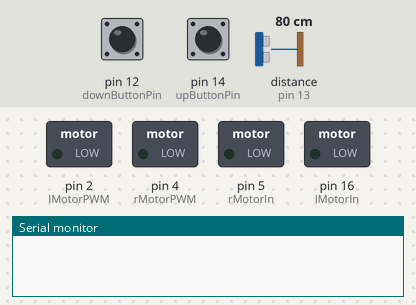
Recording of a sketch running on a simulated Arduino Uno, built for the host (arithmetic inside an expression is 32-bit, double 64-bit). On the bench: switched loads named in the sketch (green lamp = pin HIGH), the last lines printed to the serial monitor. The inputs (shaded band) are chosen by the test bench; at power-on: pin 12 (downButtonPin) HIGH, pin 14 (upButtonPin) HIGH, distance to the obstacle (sensor on pin 13) 80 cm. The echo pulse lasts 58.3 µs per cm; EEPROM starts erased.

Above: at 1.2 s.
1.3 s: pin 12 (downButtonPin) pulled LOW for 1 s
At 2.08 s:
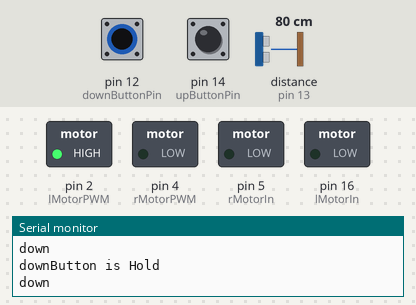
3.8 s: pin 14 (upButtonPin) pulled LOW for 1 s
At 4.63 s:
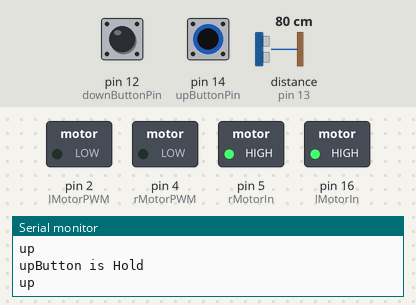
10.7 s: pin 14 (upButtonPin) pulled LOW for 3.2 s
At 14.9 s:
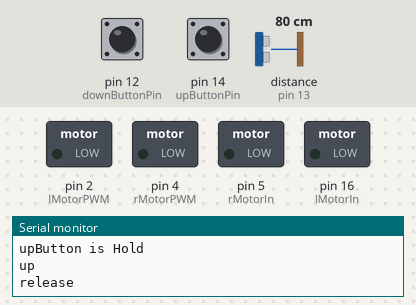
15.4 s: pin 12 (downButtonPin) pulled LOW for 3.2 s
At 16.5 s:
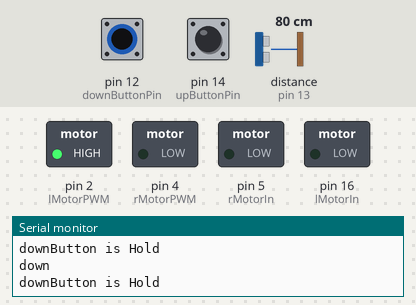
Timing chart, 0 to 20.2 s (numbered marks = the images above; inputs shaded):
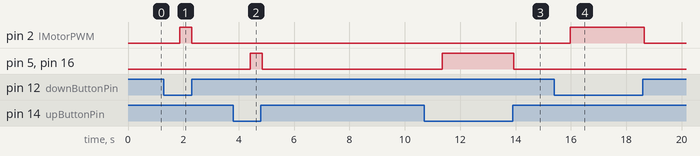

The sketch:

TableControl.ino
```cpp
#include <Arduino.h>
#include "TableControl.h"
#include "preferences.h"

unsigned long tmr = 0;

// Создание объекта стола
TableControl table(rMotorIn, rMotorPWM, lMotorIn, lMotorPWM, trigPin, echoPin, upButtonPin, downButtonPin, minHeight, maxHeight, inertiaСompensation);

void setup() {
    Serial.begin(9600);

    pinMode(rMotorIn, OUTPUT);
    pinMode(rMotorPWM, OUTPUT);
    pinMode(lMotorIn, OUTPUT);
    pinMode(lMotorPWM, OUTPUT);
}

void loop() {
  if (millis() - tmr > 80) {
    table.update();

    tmr = millis();
  }
}
```

MotorControl.cpp
```cpp
#include "MotorControl.h"
#include "preferences.h"

MotorControl::MotorControl(int rMotorIn, int rMotorPWM, int lMotorIn, int lMotorPWM) {
    _rMotorIn = rMotorIn;
    _rMotorPWM = rMotorPWM;
    _lMotorIn = lMotorIn;
    _lMotorPWM = lMotorPWM;
}

void MotorControl::moveUp() {
    digitalWrite(_rMotorIn, HIGH);
    analogWrite(_rMotorPWM, (-motorPower) * rMotorBalanceFactor);
    digitalWrite(_lMotorIn, HIGH);
    analogWrite(_lMotorPWM, (-motorPower) * lMotorBalanceFactor);
}

void MotorControl::moveDown() {
    digitalWrite(_rMotorIn, LOW);
    analogWrite(_rMotorPWM, motorPower * rMotorBalanceFactor);
    digitalWrite(_lMotorIn, LOW);
    analogWrite(_lMotorPWM, motorPower * lMotorBalanceFactor);
}

void MotorControl::moveStop() {
    digitalWrite(_rMotorIn, LOW);
    digitalWrite(_rMotorPWM, LOW);
    digitalWrite(_lMotorIn, LOW);
    digitalWrite(_lMotorPWM, LOW);
}
```

MotorControl.h
```cpp
#pragma once

#include <Arduino.h>

class MotorControl {
private:
    int _rMotorIn, _rMotorPWM, _lMotorIn, _lMotorPWM;

public:
    MotorControl(int rMotorIn, int rMotorPWM, int lMotorIn, int lMotorPWM);

    void moveUp();

    void moveDown();

    void moveStop();

};
```

TableControl.cpp
```cpp
#include "TableControl.h"
#include "preferences.h"

TableControl::TableControl(int rMotorIn, int rMotorPWM, int lMotorIn, int lMotorPWM, int trigPin, int echoPin, int upButtonPin, int downButtonPin, int minHeight, int maxHeight, int inertiaСompensation) : motor(rMotorIn, rMotorPWM, lMotorIn, lMotorPWM), sensor(trigPin, echoPin), upButton(upButtonPin), downButton(downButtonPin) {
  compensation = inertiaСompensation; //компенcируем инерцию стола

  _ultrasonicDelay = 300;//с какой частотой будет опрашиваться датчик расстояния
  upButton.setDebounce(80);// установка времени антидребезга
  downButton.setDebounce(80);

  _minHeight = minHeight;
  _maxHeight = maxHeight;

  _firstPosition = loadPosFromEEPROM(0);
  _secondPosition = loadPosFromEEPROM(4);
}

void TableControl::update() {
    upButton.tick();
    downButton.tick();


    if (upButton.isHold()) {
        Serial.println("upButton is Hold");
        moveUp();
    } //при зажатии кнопки непрерывно двигаемся вверх

    if (downButton.isHold()) {
        Serial.println("downButton is Hold");
        moveDown();
    } //при зажатии кнопки непрерывно двигаемся вниз

    if (upButton.isRelease() || downButton.isRelease()) {
        Serial.println("release");
        moveStop();
    } //останавливаем двигатели, когда отпускаем кнопку

    if (upButton.isSingle()) {
        Serial.println("upButton is clicked");
        moveToPosition(_firstPosition);
    } //перемещаемся в первую позицию

    if (downButton.isSingle()) {
        Serial.println("downButton is clicked");
        moveToPosition(_secondPosition);
    } //перемещаемся во вторую позицию

    if (upButton.isDouble()) {
        Serial.println("upButton is double clicked");
        updatePosition(&_firstPosition);
    } //записываем первую позицию в память

    if (downButton.isDouble()) {
        Serial.println("upButton is double clicked");
        updatePosition(&_secondPosition);
    } //записываем вторую позицию в память
}

void TableControl::moveUp() {
    if (checkHeight() < _maxHeight) {
        Serial.println("up");
        motor.moveUp();
    }
    else {
        Serial.println("too high");
        motor.moveStop();
    }
}

void TableControl::moveDown() {
    if (checkHeight() > _minHeight) {
        Serial.println("down");
        motor.moveDown();
    } else {
        Serial.println("too low");
        motor.moveStop();
    }
}

void TableControl::moveStop() {
    motor.moveStop();
}

int TableControl::checkHeight() {
    return sensor.read();
}

void TableControl::moveToPosition(int targetHeight) {
  if (targetHeight > _maxHeight || targetHeight < _minHeight) return;

  int currentHeight = checkHeight();

  Serial.print("target height: ");
  Serial.println(targetHeight);
  Serial.print("current height: ");
  Serial.println(currentHeight);

  if (currentHeight > targetHeight) {
      unsigned long lastTime = millis();

      while (currentHeight > targetHeight + compensation) {
        if (millis() - lastTime > _ultrasonicDelay) {
          Serial.println("down");

          motor.moveDown();

          lastTime = millis();
          currentHeight = checkHeight();
        }
      }

      Serial.print("stop on: ");
      Serial.println(currentHeight);
      motor.moveStop();
      return;
  }


  if (currentHeight < targetHeight) {
      unsigned long lastTime = millis();

      while (currentHeight < targetHeight - compensation) {
        if (millis() - lastTime > _ultrasonicDelay) {
          Serial.println("up");

          motor.moveUp();

          lastTime = millis();
          currentHeight = checkHeight();
        }
      }

      Serial.print("stop on: ");
      Serial.println(currentHeight);

      motor.moveStop();
      return;
  }

}

void TableControl::updatePosition(int* position) {
  int currentHeight = checkHeight();

  Serial.print("current height: ");
  Serial.println(currentHeight);

  if (currentHeight > _maxHeight || currentHeight < _minHeight) return;

  *position = currentHeight;

  if (position == &_firstPosition) {
    savePosInEEPROM(*position, 0);  // Сохраняем первую позицию по адресу 0
  } else if (position == &_secondPosition) {
    savePosInEEPROM(*position, 4);  // Сохраняем вторую позицию по адресу 4
  }

  Serial.println("position saved");
}

// Функция для записи в EEPROM
void TableControl::savePosInEEPROM(int position, int address) {
  EEPROM.put(address, position);  // Сохраняем позицию в указанный адрес
}

int TableControl::loadPosFromEEPROM(int address) {
  int position;
  EEPROM.get(address, position);  // Считываем позицию из указанного адреса
  return position;
}
```

TableControl.h
```cpp
#pragma once

#include <Arduino.h>
#include "GyverButton.h"
#include <Ultrasonic.h>
#include "MotorControl.h"
#include <EEPROM.h>

class TableControl {
private:
    int _maxHeight, _minHeight, compensation;
    MotorControl motor;
    Ultrasonic sensor;
    GButton upButton;
    GButton downButton;

    int _firstPosition, _secondPosition, _ultrasonicDelay;

public:
    TableControl(int rMotorIn, int rMotorPWM, int lMotorIn, int lMotorPWM, int trigPin, int echoPin, int upButtonPin, int downButtonPin, int minHeight, int maxHeight, int inertiaСompensation);

    void update();

    void moveUp();

    void moveDown();

    void moveStop();

    int checkHeight();

    void moveToPosition(int height);

    void updatePosition(int* position);

    int loadPosFromEEPROM(int address);

    void savePosInEEPROM(int position, int address);

};
```

preferences.h
```cpp
#pragma once

// Пины правого мотора
const int rMotorIn = 5;
const int rMotorPWM = 4;

// Пины левого мотора
const int lMotorIn = 16;
const int lMotorPWM = 2;

// Пины датчика расстояния
const int trigPin = 15;
const int echoPin = 13;

// Пины кнопок
const int upButtonPin = 14;
const int downButtonPin = 12;

const int minHeight = 70;
const int maxHeight = 120;

const int inertiaСompensation = 0;
const int rMotorBalanceFactor = 0.2;
const int lMotorBalanceFactor = 1;
const int motorPower = 255;
```

Measured:
- after the input at 1.3 s, pin 2 (lMotorPWM): LOW → HIGH after 0.57 s, → LOW 0.43 s later
- after the input at 3.8 s, pin 5 (rMotorIn), pin 16 (lMotorIn): LOW → HIGH after 0.62 s, → LOW 0.43 s later
- after the input at 10.7 s, pin 5 (rMotorIn), pin 16 (lMotorIn): LOW → HIGH after 0.65 s, → LOW 2.6 s later
- after the input at 15.4 s, pin 2 (lMotorPWM): LOW → HIGH after 0.58 s, → LOW 2.7 s later
